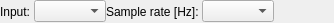
<?xml version="1.0" encoding="UTF-8"?>
<ui version="4.0">
 <class>AudioSettingsWidget</class>
 <widget class="QWidget" name="AudioSettingsWidget">
  <property name="geometry">
   <rect>
    <x>0</x>
    <y>0</y>
    <width>334</width>
    <height>23</height>
   </rect>
  </property>
  <property name="windowTitle">
   <string>Form</string>
  </property>
  <layout class="QHBoxLayout" name="horizontalLayout">
   <property name="spacing">
    <number>0</number>
   </property>
   <property name="leftMargin">
    <number>0</number>
   </property>
   <property name="topMargin">
    <number>0</number>
   </property>
   <property name="rightMargin">
    <number>0</number>
   </property>
   <property name="bottomMargin">
    <number>0</number>
   </property>
   <item>
    <widget class="QLabel" name="label">
     <property name="text">
      <string>Input: </string>
     </property>
    </widget>
   </item>
   <item>
    <widget class="QComboBox" name="comboBox_input"/>
   </item>
   <item>
    <spacer name="horizontalSpacer">
     <property name="orientation">
      <enum>Qt::Horizontal</enum>
     </property>
     <property name="sizeType">
      <enum>QSizePolicy::Preferred</enum>
     </property>
     <property name="sizeHint" stdset="0">
      <size>
       <width>9</width>
       <height>20</height>
      </size>
     </property>
    </spacer>
   </item>
   <item>
    <widget class="QLabel" name="label_2">
     <property name="text">
      <string>Sample rate [Hz]: </string>
     </property>
    </widget>
   </item>
   <item>
    <widget class="QComboBox" name="comboBox_sampleRate"/>
   </item>
   <item>
    <spacer name="horizontalSpacer_2">
     <property name="orientation">
      <enum>Qt::Horizontal</enum>
     </property>
     <property name="sizeHint" stdset="0">
      <size>
       <width>78</width>
       <height>20</height>
      </size>
     </property>
    </spacer>
   </item>
  </layout>
 </widget>
 <resources/>
 <connections/>
</ui>
